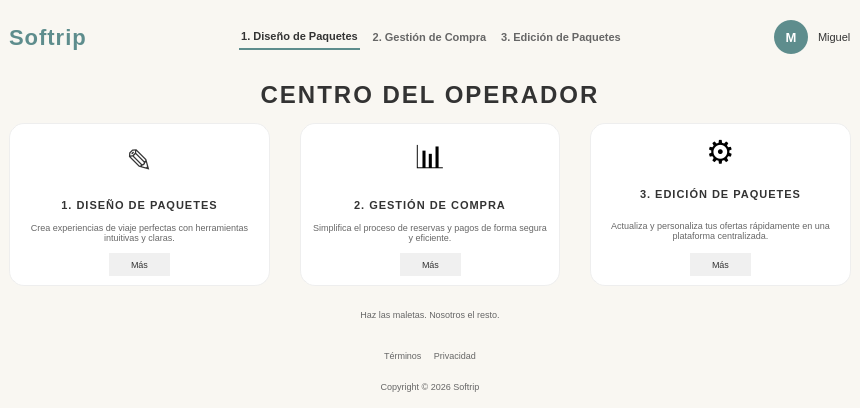
<?xml version="1.0" encoding="UTF-8"?>
<ui version="4.0">
 <class>MainWindow</class>
 <widget class="QMainWindow" name="MainWindow">
  <property name="geometry">
   <rect>
    <x>0</x>
    <y>0</y>
    <width>860</width>
    <height>408</height>
   </rect>
  </property>
  <property name="windowTitle">
   <string>Softrip - Dashboard</string>
  </property>
  <property name="styleSheet">
   <string notr="true">
    QMainWindow {
        background-color: #f9f7f2;
    }
    QWidget#centralwidget {
        background-color: #f9f7f2;
    }
    /* --- NAVBAR --- */
    QWidget#navbar {
        background-color: #ffffff;
        border-bottom: 1px solid #eeeeee;
    }
    QLabel#logoLabel {
        font-size: 22px;
        font-weight: bold;
        color: #5e8d8d;
        letter-spacing: 1px;
    }
    QPushButton#navBtn1, QPushButton#navBtn2, QPushButton#navBtn3 {
        background: transparent;
        border: none;
        font-size: 11px;
        font-weight: 500;
        color: #666666;
        padding: 5px 2px;
    }
    QPushButton#navBtn1 {
        color: #333333;
        border-bottom: 2px solid #5e8d8d;
    }
    QPushButton#navBtn1:hover, QPushButton#navBtn2:hover, QPushButton#navBtn3:hover {
        color: #5e8d8d;
    }
    QLabel#avatarLabel {
        background-color: #5e8d8d;
        color: white;
        font-weight: bold;
        font-size: 13px;
        border-radius: 17px;
        min-width: 34px;
        max-width: 34px;
        min-height: 34px;
        max-height: 34px;
    }
    QLabel#userNameLabel {
        font-size: 11px;
        color: #333333;
    }
    /* --- HERO --- */
    QLabel#heroTitle {
        font-size: 24px;
        font-weight: bold;
        color: #333333;
        letter-spacing: 2px;
    }
    QLabel#heroSubtitle {
        font-size: 13px;
        color: #666666;
    }
    /* --- CARDS --- */
    QFrame#card1, QFrame#card2, QFrame#card3 {
        background-color: #ffffff;
        border-radius: 15px;
        border: 1px solid #eeeeee;
    }
    QLabel#iconLabel1, QLabel#iconLabel2, QLabel#iconLabel3 {
        font-size: 32px;
    }
    QLabel#cardTitle1, QLabel#cardTitle2, QLabel#cardTitle3 {
        font-size: 11px;
        font-weight: bold;
        color: #333333;
        letter-spacing: 1px;
    }
    QLabel#cardDesc1, QLabel#cardDesc2, QLabel#cardDesc3 {
        font-size: 9px;
        color: #666666;
    }
    QPushButton#moreBtn1, QPushButton#moreBtn2, QPushButton#moreBtn3 {
        background-color: #f0f0f0;
        border: none;
        border-radius: 12px;
        padding: 6px 22px;
        font-size: 9px;
        color: #333333;
    }
    QPushButton#moreBtn1:hover, QPushButton#moreBtn2:hover, QPushButton#moreBtn3:hover {
        background-color: #e0e0e0;
    }
    /* --- CTA --- */
    QPushButton#ctaButton {
        background-color: #5e8d8d;
        color: white;
        border: none;
        border-radius: 25px;
        font-size: 12px;
        font-weight: bold;
        padding: 14px 40px;
        letter-spacing: 1px;
    }
    QPushButton#ctaButton:hover {
        background-color: #4a7474;
    }
    QLabel#ctaFooterText {
        font-size: 9px;
        color: #666666;
    }
    /* --- FOOTER --- */
    QLabel#footerLinks, QLabel#footerCopy {
        font-size: 9px;
        color: #666666;
    }
   </string>
  </property>
  <widget class="QWidget" name="centralwidget">
   <layout class="QVBoxLayout" name="mainLayout">
    <property name="spacing">
     <number>0</number>
    </property>
    <item>
     <layout class="QHBoxLayout" name="navLayout">
      <property name="spacing">
       <number>10</number>
      </property>
      <item>
       <widget class="QLabel" name="logoLabel">
        <property name="text">
         <string>Softrip</string>
        </property>
       </widget>
      </item>
      <item>
       <spacer name="navSpacer1">
        <property name="orientation">
         <enum>Qt::Orientation::Horizontal</enum>
        </property>
        <property name="sizeHint" stdset="0">
         <size>
          <width>0</width>
          <height>0</height>
         </size>
        </property>
       </spacer>
      </item>
      <item>
       <widget class="QPushButton" name="navBtn1">
        <property name="cursor">
         <cursorShape>PointingHandCursor</cursorShape>
        </property>
        <property name="text">
         <string>1. Diseño de Paquetes</string>
        </property>
       </widget>
      </item>
      <item>
       <widget class="QPushButton" name="navBtn2">
        <property name="cursor">
         <cursorShape>PointingHandCursor</cursorShape>
        </property>
        <property name="text">
         <string>2. Gestión de Compra</string>
        </property>
       </widget>
      </item>
      <item>
       <widget class="QPushButton" name="navBtn3">
        <property name="cursor">
         <cursorShape>PointingHandCursor</cursorShape>
        </property>
        <property name="text">
         <string>3. Edición de Paquetes</string>
        </property>
       </widget>
      </item>
      <item>
       <spacer name="navSpacer2">
        <property name="orientation">
         <enum>Qt::Orientation::Horizontal</enum>
        </property>
        <property name="sizeHint" stdset="0">
         <size>
          <width>0</width>
          <height>0</height>
         </size>
        </property>
       </spacer>
      </item>
      <item>
       <widget class="QLabel" name="avatarLabel">
        <property name="text">
         <string>M</string>
        </property>
        <property name="alignment">
         <set>Qt::AlignmentFlag::AlignCenter</set>
        </property>
       </widget>
      </item>
      <item>
       <widget class="QLabel" name="userNameLabel">
        <property name="text">
         <string>Miguel</string>
        </property>
       </widget>
      </item>
     </layout>
    </item>
    <item>
     <layout class="QVBoxLayout" name="heroLayout">
      <property name="spacing">
       <number>8</number>
      </property>
      <item>
       <widget class="QLabel" name="heroTitle">
        <property name="text">
         <string>CENTRO DEL OPERADOR</string>
        </property>
        <property name="alignment">
         <set>Qt::AlignmentFlag::AlignCenter</set>
        </property>
       </widget>
      </item>
     </layout>
    </item>
    <item>
     <layout class="QHBoxLayout" name="cardsLayout">
      <property name="spacing">
       <number>30</number>
      </property>
      <item>
       <widget class="QFrame" name="card1">
        <layout class="QVBoxLayout" name="card1Layout">
         <property name="spacing">
          <number>10</number>
         </property>
         <item>
          <widget class="QLabel" name="iconLabel1">
           <property name="sizePolicy">
            <sizepolicy hsizetype="Ignored" vsizetype="Ignored">
             <horstretch>0</horstretch>
             <verstretch>3</verstretch>
            </sizepolicy>
           </property>
           <property name="maximumSize">
            <size>
             <width>16777215</width>
             <height>16777215</height>
            </size>
           </property>
           <property name="styleSheet">
            <string notr="true">color: #333333;</string>
           </property>
           <property name="text">
            <string>✎</string>
           </property>
           <property name="alignment">
            <set>Qt::AlignmentFlag::AlignCenter</set>
           </property>
          </widget>
         </item>
         <item>
          <widget class="QLabel" name="cardTitle1">
           <property name="text">
            <string>1. DISEÑO DE PAQUETES</string>
           </property>
           <property name="alignment">
            <set>Qt::AlignmentFlag::AlignCenter</set>
           </property>
          </widget>
         </item>
         <item>
          <widget class="QLabel" name="cardDesc1">
           <property name="text">
            <string>Crea experiencias de viaje perfectas con herramientas intuitivas y claras.</string>
           </property>
           <property name="alignment">
            <set>Qt::AlignmentFlag::AlignCenter</set>
           </property>
           <property name="wordWrap">
            <bool>true</bool>
           </property>
          </widget>
         </item>
         <item>
          <layout class="QHBoxLayout">
           <item>
            <spacer>
             <property name="orientation">
              <enum>Qt::Orientation::Horizontal</enum>
             </property>
             <property name="sizeHint" stdset="0">
              <size>
               <width>0</width>
               <height>0</height>
              </size>
             </property>
            </spacer>
           </item>
           <item>
            <widget class="QPushButton" name="moreBtn1">
             <property name="cursor">
              <cursorShape>PointingHandCursor</cursorShape>
             </property>
             <property name="text">
              <string>Más</string>
             </property>
            </widget>
           </item>
           <item>
            <spacer>
             <property name="orientation">
              <enum>Qt::Orientation::Horizontal</enum>
             </property>
             <property name="sizeHint" stdset="0">
              <size>
               <width>0</width>
               <height>0</height>
              </size>
             </property>
            </spacer>
           </item>
          </layout>
         </item>
        </layout>
       </widget>
      </item>
      <item>
       <widget class="QFrame" name="card2">
        <layout class="QVBoxLayout" name="card2Layout">
         <property name="spacing">
          <number>10</number>
         </property>
         <item>
          <widget class="QLabel" name="iconLabel2">
           <property name="text">
            <string>📊</string>
           </property>
           <property name="alignment">
            <set>Qt::AlignmentFlag::AlignCenter</set>
           </property>
          </widget>
         </item>
         <item>
          <widget class="QLabel" name="cardTitle2">
           <property name="text">
            <string>2. GESTIÓN DE COMPRA</string>
           </property>
           <property name="alignment">
            <set>Qt::AlignmentFlag::AlignCenter</set>
           </property>
          </widget>
         </item>
         <item>
          <widget class="QLabel" name="cardDesc2">
           <property name="text">
            <string>Simplifica el proceso de reservas y pagos de forma segura y eficiente.</string>
           </property>
           <property name="alignment">
            <set>Qt::AlignmentFlag::AlignCenter</set>
           </property>
           <property name="wordWrap">
            <bool>true</bool>
           </property>
          </widget>
         </item>
         <item>
          <layout class="QHBoxLayout">
           <item>
            <spacer>
             <property name="orientation">
              <enum>Qt::Orientation::Horizontal</enum>
             </property>
             <property name="sizeHint" stdset="0">
              <size>
               <width>0</width>
               <height>0</height>
              </size>
             </property>
            </spacer>
           </item>
           <item>
            <widget class="QPushButton" name="moreBtn2">
             <property name="cursor">
              <cursorShape>PointingHandCursor</cursorShape>
             </property>
             <property name="text">
              <string>Más</string>
             </property>
            </widget>
           </item>
           <item>
            <spacer>
             <property name="orientation">
              <enum>Qt::Orientation::Horizontal</enum>
             </property>
             <property name="sizeHint" stdset="0">
              <size>
               <width>0</width>
               <height>0</height>
              </size>
             </property>
            </spacer>
           </item>
          </layout>
         </item>
        </layout>
       </widget>
      </item>
      <item>
       <widget class="QFrame" name="card3">
        <layout class="QVBoxLayout" name="card3Layout">
         <property name="spacing">
          <number>10</number>
         </property>
         <item>
          <widget class="QLabel" name="iconLabel3">
           <property name="text">
            <string>⚙</string>
           </property>
           <property name="alignment">
            <set>Qt::AlignmentFlag::AlignCenter</set>
           </property>
          </widget>
         </item>
         <item>
          <widget class="QLabel" name="cardTitle3">
           <property name="text">
            <string>3. EDICIÓN DE PAQUETES</string>
           </property>
           <property name="alignment">
            <set>Qt::AlignmentFlag::AlignCenter</set>
           </property>
          </widget>
         </item>
         <item>
          <widget class="QLabel" name="cardDesc3">
           <property name="text">
            <string>Actualiza y personaliza tus ofertas rápidamente en una plataforma centralizada.</string>
           </property>
           <property name="alignment">
            <set>Qt::AlignmentFlag::AlignCenter</set>
           </property>
           <property name="wordWrap">
            <bool>true</bool>
           </property>
          </widget>
         </item>
         <item>
          <layout class="QHBoxLayout">
           <item>
            <spacer>
             <property name="orientation">
              <enum>Qt::Orientation::Horizontal</enum>
             </property>
             <property name="sizeHint" stdset="0">
              <size>
               <width>0</width>
               <height>0</height>
              </size>
             </property>
            </spacer>
           </item>
           <item>
            <widget class="QPushButton" name="moreBtn3">
             <property name="cursor">
              <cursorShape>PointingHandCursor</cursorShape>
             </property>
             <property name="text">
              <string>Más</string>
             </property>
            </widget>
           </item>
           <item>
            <spacer>
             <property name="orientation">
              <enum>Qt::Orientation::Horizontal</enum>
             </property>
             <property name="sizeHint" stdset="0">
              <size>
               <width>0</width>
               <height>0</height>
              </size>
             </property>
            </spacer>
           </item>
          </layout>
         </item>
        </layout>
       </widget>
      </item>
     </layout>
    </item>
    <item>
     <layout class="QVBoxLayout" name="ctaLayout">
      <property name="spacing">
       <number>10</number>
      </property>
      <item>
       <layout class="QHBoxLayout">
        <item>
         <spacer>
          <property name="orientation">
           <enum>Qt::Orientation::Horizontal</enum>
          </property>
          <property name="sizeHint" stdset="0">
           <size>
            <width>0</width>
            <height>0</height>
           </size>
          </property>
         </spacer>
        </item>
        <item>
         <spacer>
          <property name="orientation">
           <enum>Qt::Orientation::Horizontal</enum>
          </property>
          <property name="sizeHint" stdset="0">
           <size>
            <width>0</width>
            <height>0</height>
           </size>
          </property>
         </spacer>
        </item>
       </layout>
      </item>
      <item>
       <widget class="QLabel" name="ctaFooterText">
        <property name="text">
         <string>Haz las maletas. Nosotros el resto.</string>
        </property>
        <property name="alignment">
         <set>Qt::AlignmentFlag::AlignCenter</set>
        </property>
       </widget>
      </item>
     </layout>
    </item>
    <item>
     <layout class="QVBoxLayout" name="footerLayout">
      <property name="spacing">
       <number>4</number>
      </property>
      <item>
       <widget class="QLabel" name="footerLinks">
        <property name="text">
         <string>Términos     Privacidad</string>
        </property>
        <property name="alignment">
         <set>Qt::AlignmentFlag::AlignCenter</set>
        </property>
       </widget>
      </item>
      <item>
       <widget class="QLabel" name="footerCopy">
        <property name="text">
         <string>Copyright © 2026 Softrip</string>
        </property>
        <property name="alignment">
         <set>Qt::AlignmentFlag::AlignCenter</set>
        </property>
       </widget>
      </item>
     </layout>
    </item>
   </layout>
  </widget>
 </widget>
 <resources/>
 <connections/>
</ui>
